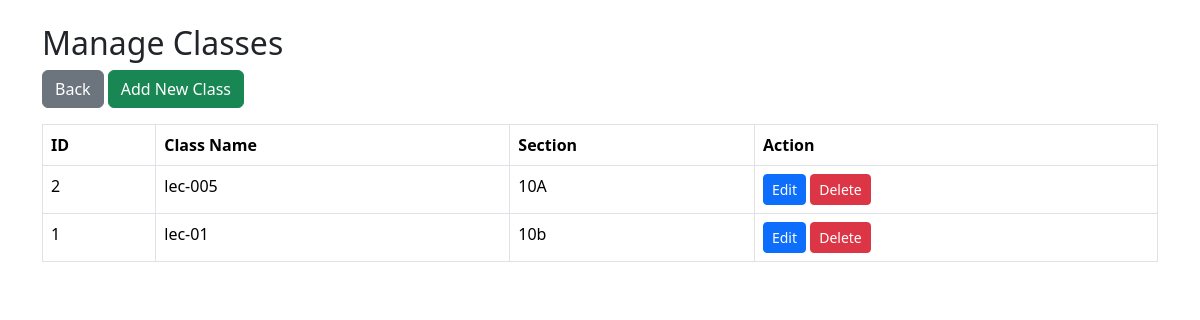
The page /manage_classes.php (signed in) on the database its author committed.
### tables this page shows
CREATE TABLE `classes` (
  `id` int(11) NOT NULL,
  `class_name` varchar(100) NOT NULL,
  `section` varchar(50) NOT NULL,
  `created_at` timestamp NOT NULL DEFAULT current_timestamp(),
  `is_deleted` enum('yes','no') NOT NULL DEFAULT 'no'
);

### manage_classes.php (the view, shortened to what this page needs)
<?php
include 'db.php';
$result = $conn->query("SELECT id, class_name, section FROM classes WHERE is_deleted='no' ORDER BY id DESC");
?>
<!DOCTYPE html>
<html>
<head>
    <link href="https://cdn.jsdelivr.net/npm/bootstrap@5.3.3/dist/css/bootstrap.min.css" rel="stylesheet">
</head>
<body class="p-4">
<div class="container">
    <h2>Manage Classes</h2>
    <a href="admin_dashboard.php" class="btn btn-secondary mb-3">Back</a>
    <a href="add_class.php" class="btn btn-success mb-3">Add New Class</a>
    <table class="table table-bordered">
        <thead>
            <tr>
                <th>ID</th><th>Class Name</th><th>Section</th><th>Action</th>
            </tr>
        </thead>
        <tbody>
            <?php while($row = $result->fetch_assoc()): ?>
            <tr>
                <td><?= $row['id'] ?></td>
                <td><?= htmlspecialchars($row['class_name']) ?></td>
                <td><?= htmlspecialchars($row['section']) ?></td>
                <td>
                    <button class="btn btn-primary btn-sm editBtn"
                            data-id="<?= $row['id'] ?>"
                            data-class="<?= htmlspecialchars($row['class_name']) ?>"
                            data-section="<?= htmlspecialchars($row['section']) ?>">
                        Edit
                    </button>
                    <a href="manage_classes.php?delete_id=<?= $row['id'] ?>"
                       onclick="return confirm('Are you sure you want to delete this class?');"
                       class="btn btn-danger btn-sm">Delete</a>
                </td>
            </tr>
            <?php endwhile; ?>
        </tbody>
    </table>
</div>
</body>
</html>

### rows shown on the page
classes: id "2", class_name "lec-005", section "10A"
classes: id "1", class_name "lec-01", section "10b"
